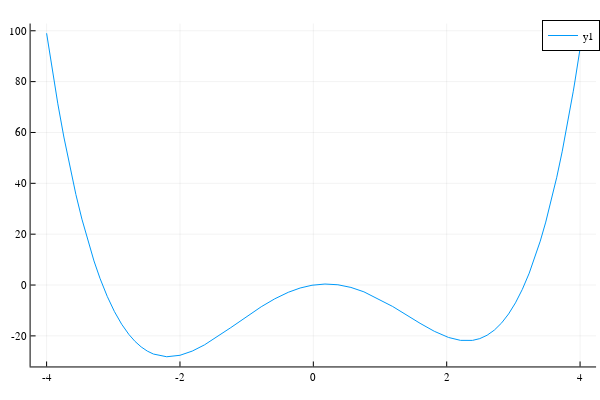

Notebook code cell kept with this figure:
### Code cell
plot(func, -4.0, 4.0)

### Figure 1 — Plotly figure (JSON) as saved in the notebook; plotly's stock layout.template omitted (floating-point values rounded to 4 significant figures)
{"data": [{"colorbar": {"title": ""}, "legendgroup": "y1", "line": {"color": "rgba(0, 154, 250, 1.000)", "dash": "solid", "shape": "linear", "width": 1}, "mode": "lines", "name": "y1", "showlegend": true, "type": "scatter", "x": [-4, -3.98, -3.961, -3.941, -3.922, -3.832, -3.741, -3.651, -3.561, -3.47, -3.38, -3.29, -3.199, -3.091, -2.982, -2.874, -2.765, -2.674, -2.582, -2.49, -2.398, -2.199, -2.0, -1.816, -1.632, -1.238, -0.7813, -0.5784, -0.3756, -0.1977, -0.01974, 0.1742, 0.3682, 0.5633, 0.7584, 1.19, 1.6, 1.814, 2.027, 2.207, 2.387, 2.496, 2.606, 2.716, 2.825, 2.928, 3.031, 3.135, 3.238, 3.32, 3.403, 3.485, 3.568, 3.651, 3.733, 3.816, 3.898, 3.924, 3.949, 3.975, 4], "xaxis": "x1", "y": [99.03, 95.57, 92.18, 88.85, 85.58, 71.27, 58.21, 46.33, 35.59, 25.9, 17.22, 9.494, 2.654, -4.464, -10.46, -15.44, -19.46, -22.19, -24.35, -25.98, -27.14, -28.21, -27.63, -25.98, -23.53, -16.76, -8.549, -5.421, -2.858, -1.175, -0.08286, 0.3908, 0.1024, -0.9366, -2.67, -8.441, -15.05, -18.19, -20.62, -21.77, -21.77, -21.08, -19.75, -17.71, -14.86, -11.37, -7.006, -1.686, 4.674, 10.58, 17.25, 24.75, 33.11, 42.39, 52.63, 63.89, 76.23, 80.25, 84.38, 88.62, 92.97], "yaxis": "y1", "zmax": null, "zmin": null}], "layout": {"annotations": [], "height": 400, "legend": {"bgcolor": "rgba(255, 255, 255, 1.000)", "bordercolor": "rgba(0, 0, 0, 1.000)", "borderwidth": 1, "font": {"color": "rgba(0, 0, 0, 1.000)", "family": "sans-serif", "size": 11}, "tracegroupgap": 0, "traceorder": "normal", "x": 1, "xanchor": "auto", "y": 1, "yanchor": "auto"}, "margin": {"b": 20, "l": 0, "r": 0, "t": 20}, "paper_bgcolor": "rgba(255, 255, 255, 1.000)", "plot_bgcolor": "rgba(255, 255, 255, 1.000)", "showlegend": true, "width": 600, "xaxis": {"anchor": "y1", "domain": [0.05101, 0.9934], "gridcolor": "rgba(0, 0, 0, 0.100)", "gridwidth": 0.5, "linecolor": "rgba(0, 0, 0, 1.000)", "mirror": false, "range": [-4.24, 4.24], "showgrid": true, "showline": true, "showticklabels": true, "tickangle": 0, "tickcolor": "rgb(0, 0, 0)", "tickfont": {"color": "rgba(0, 0, 0, 1.000)", "family": "sans-serif", "size": 11}, "tickmode": "array", "ticks": "inside", "ticktext": ["-4", "-2", "0", "2", "4"], "tickvals": [-4, -2, 0, 2, 4], "title": "", "titlefont": {"color": "rgba(0, 0, 0, 1.000)", "family": "sans-serif", "size": 15}, "type": "-", "visible": true, "zeroline": false, "zerolinecolor": "rgba(0, 0, 0, 1.000)"}, "yaxis": {"anchor": "x1", "domain": [0.03762, 0.9902], "gridcolor": "rgba(0, 0, 0, 0.100)", "gridwidth": 0.5, "linecolor": "rgba(0, 0, 0, 1.000)", "mirror": false, "range": [-32.03, 102.8], "showgrid": true, "showline": true, "showticklabels": true, "tickangle": 0, "tickcolor": "rgb(0, 0, 0)", "tickfont": {"color": "rgba(0, 0, 0, 1.000)", "family": "sans-serif", "size": 11}, "tickmode": "array", "ticks": "inside", "ticktext": ["-20", "0", "20", "40", "60", "80", "100"], "tickvals": [-20, 0, 20, 40, 60, 80, 100], "title": "", "titlefont": {"color": "rgba(0, 0, 0, 1.000)", "family": "sans-serif", "size": 15}, "type": "-", "visible": true, "zeroline": false, "zerolinecolor": "rgba(0, 0, 0, 1.000)"}}}
